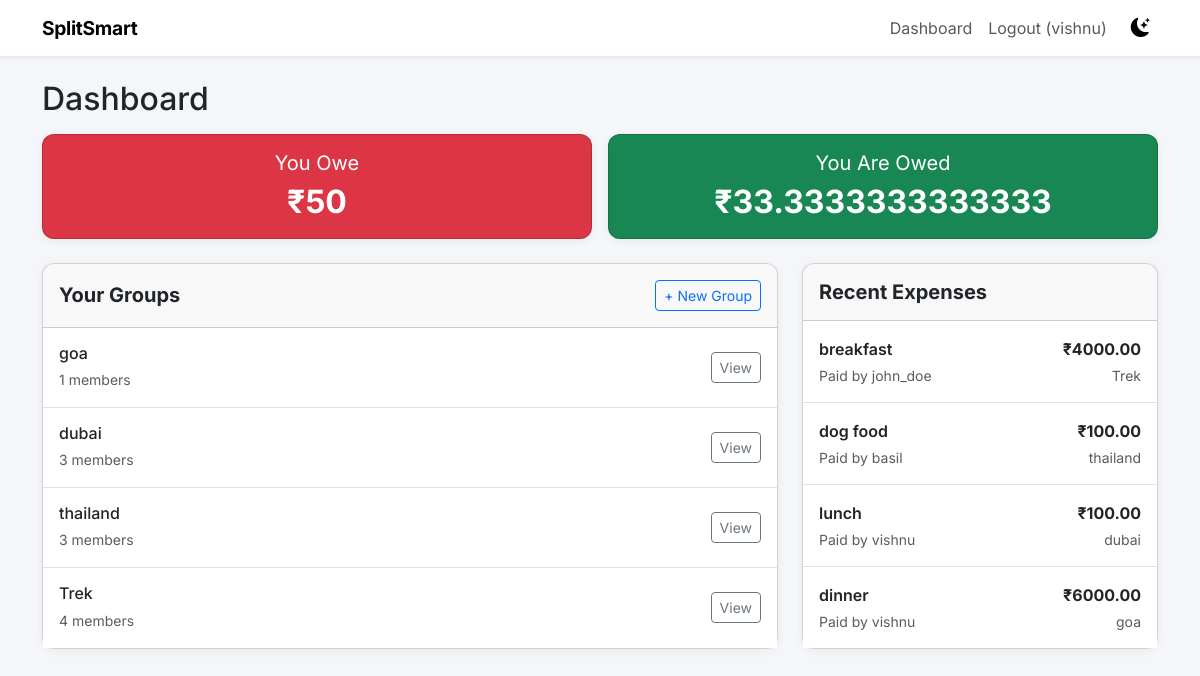
Screenshot of /app/dashboard/ (signed in) with the database file from the repository.
### expenses/models.py (models this page shows, shortened)
class Group(models.Model):
    name = models.CharField(max_length=255)
    members = models.ManyToManyField(User, related_name='expense_groups')
    created_at = models.DateTimeField(auto_now_add=True)

class Expense(models.Model):
    group = models.ForeignKey(Group, on_delete=models.CASCADE, related_name='expenses')
    title = models.CharField(max_length=255)
    amount = models.DecimalField(max_digits=10, decimal_places=2)
    paid_by = models.ForeignKey(User, on_delete=models.CASCADE, related_name='paid_expenses')
    date = models.DateTimeField(auto_now_add=True)

### expenses/views.py (the view)
# urls.py: path('dashboard/', views.dashboard, name='dashboard'),
@login_required
def dashboard(request):
    groups = request.user.expense_groups.all()
    total_owed = ExpenseSplit.objects.filter(
        user=request.user,
        is_settled=False
    ).exclude(expense__paid_by=request.user).aggregate(Sum('amount'))['amount__sum'] or Decimal('0.00')
    total_owed_to_user = ExpenseSplit.objects.filter(
        expense__paid_by=request.user,
        is_settled=False
    ).exclude(user=request.user).aggregate(Sum('amount'))['amount__sum'] or Decimal('0.00')
    recent_expenses = Expense.objects.filter(group__in=groups).order_by('-date')[:5]
    context = {
        'groups': groups,
        'total_owed': total_owed,
        'total_owed_to_user': total_owed_to_user,
        'recent_expenses': recent_expenses
    }
    return render(request, 'expenses/dashboard.html', context)

### templates/expenses/dashboard.html (shortened to what this page needs)
{% extends 'base.html' %}
{% block content %}
<div class="row mb-4">
    <div class="col-12">
        <h2 class="mb-3">Dashboard</h2>
        <div class="row g-3">
            <div class="col-md-6">
                <div class="card bg-danger text-white h-100">
                    <div class="card-body d-flex flex-column justify-content-center align-items-center">
                        <h5 class="card-title fw-normal">You Owe</h5>
                        <h2 class="fw-bold mb-0">₹{{ total_owed }}</h2>
                    </div>
                </div>
            </div>
            <div class="col-md-6">
                <div class="card bg-success text-white h-100">
                    <div class="card-body d-flex flex-column justify-content-center align-items-center">
                        <h5 class="card-title fw-normal">You Are Owed</h5>
                        <h2 class="fw-bold mb-0">₹{{ total_owed_to_user }}</h2>
                    </div>
                </div>
            </div>
        </div>
    </div>
</div>
<div class="row">
    <div class="col-lg-8 mb-4">
        <div class="card h-100">
            <div class="card-header d-flex justify-content-between align-items-center py-3">
                <h5 class="mb-0 fw-bold">Your Groups</h5>
                <a href="{% url 'create_group' %}" class="btn btn-sm btn-outline-primary">+ New Group</a>
            </div>
            <div class="card-body p-0">
                {% if groups %}
                    <ul class="list-group list-group-flush">
                        {% for group in groups %}
                            <li class="list-group-item p-3">
                                <div class="d-flex justify-content-between align-items-center">
                                    <div>
                                        <h6 class="mb-1"><a href="{% url 'group_detail' group.id %}" class="text-decoration-none text-body">{{ group.name }}</a></h6>
                                        <small class="text-muted">{{ group.members.count }} members</small>
                                    </div>
                                    <a href="{% url 'group_detail' group.id %}" class="btn btn-sm btn-outline-secondary">View</a>
                                </div>
                            </li>
                        {% endfor %}
                    </ul>
                {% else %}
                    <div class="p-4 text-center text-muted">
                        <p>You are not part of any groups yet.</p>
                        <a href="{% url 'create_group' %}" class="btn btn-primary">Create Your First Group</a>
                    </div>
                {% endif %}
            </div>
        </div>
    </div>
    <div class="col-lg-4 mb-4">
        <div class="card h-100">
            <div class="card-header py-3">
                <h5 class="mb-0 fw-bold">Recent Expenses</h5>
            </div>
            <div class="card-body p-0">
                {% if recent_expenses %}
                    <ul class="list-group list-group-flush">
                        {% for expense in recent_expenses %}
                            <li class="list-group-item p-3">
                                <div class="d-flex justify-content-between align-items-center mb-1">
                                    <span class="fw-semibold">{{ expense.title }}</span>
                                    <span class="fw-bold text-body">₹{{ expense.amount }}</span>
                                </div>
                                <div class="d-flex justify-content-between">
                                    <small class="text-muted">Paid by {{ expense.paid_by.username }}</small>
                                    <small class="text-muted">{{ expense.group.name }}</small>
                                </div>
                            </li>
                        {% endfor %}
                    </ul>
                {% else %}
                    <div class="p-4 text-center text-muted">
                        <small>No recent expenses.</small>
                    </div>
                {% endif %}
            </div>
        </div>
    </div>
</div>
{% endblock %}

### templates/base.html (shortened to what this page needs)
<!DOCTYPE html>
<html lang="en" data-bs-theme="light">
<head>
    <link href="https://cdn.jsdelivr.net/npm/bootstrap@5.3.0/dist/css/bootstrap.min.css" rel="stylesheet">
    <link href="https://cdn.jsdelivr.net/npm/bootstrap-icons@1.11.0/font/bootstrap-icons.css" rel="stylesheet">
</head>
<body>
<nav class="navbar navbar-expand-lg shadow-sm mb-4">
  <div class="container">
    <a class="navbar-brand" href="{% url 'home' %}">SplitSmart</a>
    <div class="collapse navbar-collapse" id="navbarNav">
      <ul class="navbar-nav ms-auto align-items-center">
        {% if user.is_authenticated %}
            <li class="nav-item">
                <a class="nav-link" href="{% url 'dashboard' %}">Dashboard</a>
            </li>
            <li class="nav-item">
                <form action="{% url 'logout' %}" method="post" class="d-inline">
                    <button type="submit" class="btn btn-link nav-link">Logout ({{ user.username }})</button>
                </form>
            </li>
        {% endif %}
        <li class="nav-item ms-2">
            <button id="theme-toggle" title="Toggle dark/light mode">
                <i class="bi bi-moon-stars-fill" id="theme-icon"></i>
            </button>
        </li>
      </ul>
    </div>
  </div>
</nav>
<div class="container">
    {% block content %}
    {% endblock %}
</div>
</body>
</html>

### templates/base.html (style rules this page uses)
body { font-family: 'Inter', sans-serif; }
[data-bs-theme="light"] body { background-color: #f4f6f9; }
[data-bs-theme="light"] .navbar { background-color: #ffffff !important; }
[data-bs-theme="light"] .card { background-color: #ffffff; box-shadow: 0 2px 8px rgba(0,0,0,0.06); }
.navbar-brand { font-weight: 700; font-size: 1.2rem; letter-spacing: -0.3px; }
.card { border-radius: 12px; }
.card-header { border-radius: 12px 12px 0 0 !important; }
#theme-toggle { border: none; background: transparent; font-size: 1.2rem; cursor: pointer; padding: 4px 8px; border-radius: 8px; transition: background 0.2s; }

### rows the page displays
Group: name "goa", members.count "1"
Group: name "dubai", members.count "3"
Group: name "thailand", members.count "3"
Group: name "Trek", members.count "4"
Expense: title "breakfast", amount "4000.00", paid_by.username "john_doe", group.name "Trek"
Expense: title "dog food", amount "100.00", paid_by.username "basil", group.name "thailand"
Expense: title "lunch", amount "100.00", paid_by.username "vishnu", group.name "dubai"
Expense: title "dinner", amount "6000.00", paid_by.username "vishnu", group.name "goa"

### other values shown
{{ user.username }} "vishnu"
{{ total_owed }} "50"
{{ total_owed_to_user }} "33.3333333333333"
